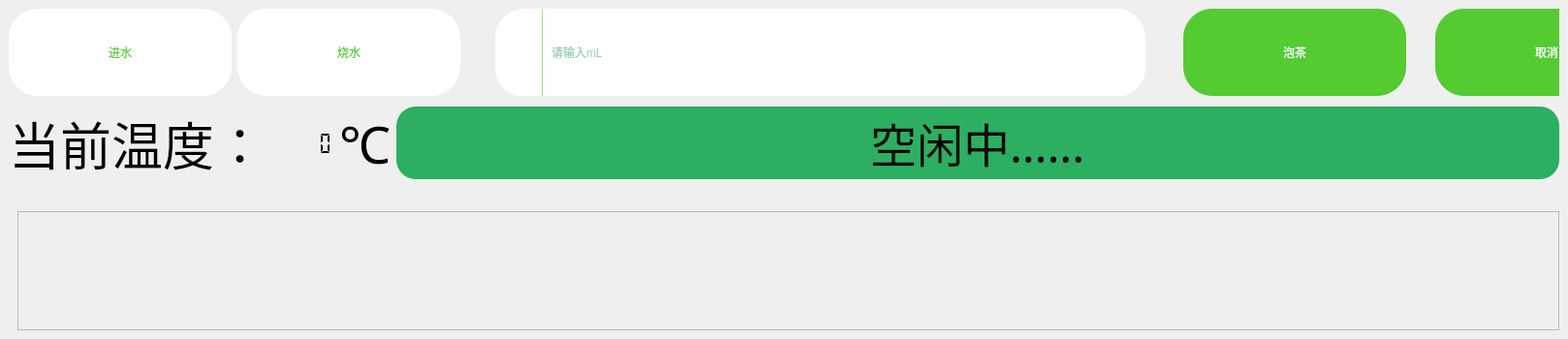
           <widget class="QWidget" name="sw_maketee_widget">
            <layout class="QVBoxLayout" name="verticalLayout_13_mk" stretch="1,10">
             <property name="spacing">
              <number>0</number>
             </property>
             <property name="leftMargin">
              <number>0</number>
             </property>
             <property name="topMargin">
              <number>0</number>
             </property>
             <property name="rightMargin">
              <number>0</number>
             </property>
             <property name="bottomMargin">
              <number>0</number>
             </property>
             <item>
              <widget class="QWidget" name="widget_50" native="true">
               <property name="sizePolicy">
                <sizepolicy hsizetype="Minimum" vsizetype="Minimum">
                 <horstretch>0</horstretch>
                 <verstretch>0</verstretch>
                </sizepolicy>
               </property>
               <property name="minimumSize">
                <size>
                 <width>0</width>
                 <height>200</height>
                </size>
               </property>
               <layout class="QGridLayout" name="gridLayout">
                <item row="0" column="2">
                 <widget class="QWidget" name="search_manager_input_widget" native="true">
                  <property name="minimumSize">
                   <size>
                    <width>0</width>
                    <height>90</height>
                   </size>
                  </property>
                  <property name="maximumSize">
                   <size>
                    <width>2000</width>
                    <height>90</height>
                   </size>
                  </property>
                  <property name="styleSheet">
                   <string notr="true"/>
                  </property>
                  <widget class="QPushButton" name="btn_maketee_out">
                   <property name="geometry">
                    <rect>
                     <x>740</x>
                     <y>0</y>
                     <width>230</width>
                     <height>90</height>
                    </rect>
                   </property>
                   <property name="minimumSize">
                    <size>
                     <width>200</width>
                     <height>90</height>
                    </size>
                   </property>
                   <property name="maximumSize">
                    <size>
                     <width>230</width>
                     <height>90</height>
                    </size>
                   </property>
                   <property name="styleSheet">
                    <string notr="true">QPushButton#btn_maketee_out{
	background-color:rgb(83, 203, 49);
	border-radius:30px;
	border-radius:30px;
	color:white;
}
QPushButton#btn_maketee_out:hover{
	background-color:rgb(44, 159, 97, 0.7);
	color:rgba(255,255,255,200);
	color:white;
	border-top-right-radius:30px;
	border-bottom-right-radius:30px;
}
QPushButton#btn_maketee_out:pressed{
	padding-left:5px;
	padding-top:5px;
	background-color:rgb(44, 159, 97, 0.5);
	color:white;
	border-top-right-radius:30px;
	border-bottom-right-radius:30px;
}</string>
                   </property>
                   <property name="text">
                    <string>泡茶</string>
                   </property>
                  </widget>
                  <widget class="QPushButton" name="btn_maketee_out_2">
                   <property name="geometry">
                    <rect>
                     <x>1000</x>
                     <y>0</y>
                     <width>230</width>
                     <height>90</height>
                    </rect>
                   </property>
                   <property name="minimumSize">
                    <size>
                     <width>200</width>
                     <height>90</height>
                    </size>
                   </property>
                   <property name="maximumSize">
                    <size>
                     <width>230</width>
                     <height>90</height>
                    </size>
                   </property>
                   <property name="styleSheet">
                    <string notr="true">QPushButton#btn_maketee_out_2{
	background-color:rgb(83, 203, 49);
	border-radius:30px;
	border-radius:30px;
	color:white;
}
QPushButton#btn_maketee_out_2:hover{
	background-color:rgb(44, 159, 97, 0.7);
	color:rgba(255,255,255,200);
	color:white;
	border-top-right-radius:30px;
	border-bottom-right-radius:30px;
}
QPushButton#btn_maketee_out_2:pressed{
	padding-left:5px;
	padding-top:5px;
	background-color:rgb(44, 159, 97, 0.5);
	color:white;
	border-top-right-radius:30px;
	border-bottom-right-radius:30px;
}</string>
                   </property>
                   <property name="text">
                    <string>取消</string>
                   </property>
                  </widget>
                  <widget class="QWidget" name="widget_132" native="true">
                   <property name="geometry">
                    <rect>
                     <x>30</x>
                     <y>0</y>
                     <width>671</width>
                     <height>91</height>
                    </rect>
                   </property>
                   <property name="styleSheet">
                    <string notr="true">QWidget#widget_132{
	background-color:white;
	border-radius:30px;
}</string>
                   </property>
                   <layout class="QHBoxLayout" name="horizontalLayout_43">
                    <item>
                     <widget class="QLabel" name="label_10">
                      <property name="minimumSize">
                       <size>
                        <width>42</width>
                        <height>42</height>
                       </size>
                      </property>
                      <property name="maximumSize">
                       <size>
                        <width>42</width>
                        <height>42</height>
                       </size>
                      </property>
                      <property name="styleSheet">
                       <string notr="true">border-image: url(:/icon/icon_manager_pen.png);</string>
                      </property>
                      <property name="text">
                       <string/>
                      </property>
                     </widget>
                    </item>
                    <item>
                     <widget class="QLabel" name="label_11">
                      <property name="minimumSize">
                       <size>
                        <width>1</width>
                        <height>0</height>
                       </size>
                      </property>
                      <property name="maximumSize">
                       <size>
                        <width>1</width>
                        <height>16777215</height>
                       </size>
                      </property>
                      <property name="styleSheet">
                       <string notr="true">background-color:rgb(156, 232, 135);</string>
                      </property>
                      <property name="text">
                       <string/>
                      </property>
                     </widget>
                    </item>
                    <item>
                     <widget class="QWidget" name="widget_99" native="true">
                      <layout class="QHBoxLayout" name="horizontalLayout_99">
                       <property name="spacing">
                        <number>0</number>
                       </property>
                       <property name="leftMargin">
                        <number>0</number>
                       </property>
                       <property name="topMargin">
                        <number>0</number>
                       </property>
                       <property name="rightMargin">
                        <number>0</number>
                       </property>
                       <property name="bottomMargin">
                        <number>0</number>
                       </property>
                       <item>
                        <widget class="QLineEdit" name="lineEdit_2">
                         <property name="minimumSize">
                          <size>
                           <width>0</width>
                           <height>80</height>
                          </size>
                         </property>
                         <property name="styleSheet">
                          <string notr="true">color:rgb(44, 159, 97);
background-color:transparent;
border: 1px solid transparent;
</string>
                         </property>
                         <property name="text">
                          <string/>
                         </property>
                         <property name="alignment">
                          <set>Qt::AlignLeading|Qt::AlignLeft|Qt::AlignVCenter</set>
                         </property>
                         <property name="placeholderText">
                          <string>请输入mL</string>
                         </property>
                        </widget>
                       </item>
                      </layout>
                     </widget>
                    </item>
                   </layout>
                  </widget>
                  <zorder>widget_132</zorder>
                  <zorder>btn_maketee_out</zorder>
                  <zorder>btn_maketee_out_2</zorder>
                 </widget>
                </item>
                <item row="0" column="0">
                 <widget class="QPushButton" name="btn_maketee_all">
                  <property name="minimumSize">
                   <size>
                    <width>230</width>
                    <height>90</height>
                   </size>
                  </property>
                  <property name="maximumSize">
                   <size>
                    <width>230</width>
                    <height>90</height>
                   </size>
                  </property>
                  <property name="styleSheet">
                   <string notr="true">QPushButton#btn_maketee_all{
	background-color:white;
	border-radius:30px;
	border-radius:30px;
	color:rgb(83, 203, 49);
}
QPushButton#btn_maketee_all:hover{
	background-color:rgb(44, 159, 97, 0.3);
	color:rgba(255,255,255,200);
	color:white;
	border-top-right-radius:30px;
	border-bottom-right-radius:30px;
}
QPushButton#btn_maketee_all:pressed{
	padding-left:5px;
	padding-top:5px;
	background-color:rgb(44, 159, 97, 0.5);
	color:white;
	border-top-right-radius:30px;
	border-bottom-right-radius:30px;
}</string>
                  </property>
                  <property name="text">
                   <string>进水</string>
                  </property>
                  <property name="icon">
                   <iconset resource="../drawable/drawable.qrc">
                    <normaloff>:/icon/icon_manager_all.png</normaloff>:/icon/icon_manager_all.png</iconset>
                  </property>
                  <property name="iconSize">
                   <size>
                    <width>42</width>
                    <height>42</height>
                   </size>
                  </property>
                 </widget>
                </item>
                <item row="1" column="0" colspan="3">
                 <layout class="QHBoxLayout" name="horizontalLayout_44">
                  <item>
                   <widget class="QLabel" name="label_3">
                    <property name="sizePolicy">
                     <sizepolicy hsizetype="Fixed" vsizetype="Preferred">
                      <horstretch>0</horstretch>
                      <verstretch>0</verstretch>
                     </sizepolicy>
                    </property>
                    <property name="minimumSize">
                     <size>
                      <width>240</width>
                      <height>0</height>
                     </size>
                    </property>
                    <property name="font">
                     <font>
                      <family>Agency FB</family>
                      <pointsize>40</pointsize>
                     </font>
                    </property>
                    <property name="styleSheet">
                     <string notr="true">fonts:&quot;fonts/AlibabaPuHuiTi-3/AlibabaPuHuiTi-3-65-Medium/AlibabaPuHuiTi-3-65-Medium.ttf&quot;</string>
                    </property>
                    <property name="text">
                     <string>当前温度：</string>
                    </property>
                    <property name="alignment">
                     <set>Qt::AlignRight|Qt::AlignTrailing|Qt::AlignVCenter</set>
                    </property>
                   </widget>
                  </item>
                  <item>
                   <widget class="QLCDNumber" name="lcdNumber">
                    <property name="font">
                     <font>
                      <family>Agency FB</family>
                      <pointsize>11</pointsize>
                     </font>
                    </property>
                    <property name="lineWidth">
                     <number>0</number>
                    </property>
                    <property name="segmentStyle">
                     <enum>QLCDNumber::Flat</enum>
                    </property>
                    <property name="value" stdset="0">
                     <double>0.000000000000000</double>
                    </property>
                   </widget>
                  </item>
                  <item>
                   <widget class="QLabel" name="label_5">
                    <property name="sizePolicy">
                     <sizepolicy hsizetype="Fixed" vsizetype="Expanding">
                      <horstretch>0</horstretch>
                      <verstretch>0</verstretch>
                     </sizepolicy>
                    </property>
                    <property name="font">
                     <font>
                      <family>Agency FB</family>
                      <pointsize>40</pointsize>
                     </font>
                    </property>
                    <property name="text">
                     <string>℃</string>
                    </property>
                   </widget>
                  </item>
                  <item>
                   <widget class="QProgressBar" name="progressBar">
                    <property name="sizePolicy">
                     <sizepolicy hsizetype="Fixed" vsizetype="Fixed">
                      <horstretch>0</horstretch>
                      <verstretch>0</verstretch>
                     </sizepolicy>
                    </property>
                    <property name="minimumSize">
                     <size>
                      <width>1200</width>
                      <height>40</height>
                     </size>
                    </property>
                    <property name="font">
                     <font>
                      <family>Agency FB</family>
                      <pointsize>36</pointsize>
                     </font>
                    </property>
                    <property name="styleSheet">
                     <string notr="true">QProgressBar {
    border: none;
    background: #EDEDED;
    min-height: 40px;          /* 想更圆就把高度再加大 */
    border-radius: 20px;       /* = 高度的一半 */
    text-align: center;
}
QProgressBar::chunk {
    background: #2CAF61;
    border-radius: 20px;       /* 与上面一致 */
    margin: 0px;               /* 避免两端变方 */
}
</string>
                    </property>
                    <property name="value">
                     <number>100</number>
                    </property>
                    <property name="format">
                     <string>空闲中......</string>
                    </property>
                   </widget>
                  </item>
                 </layout>
                </item>
                <item row="0" column="1">
                 <widget class="QPushButton" name="btn_maketee_one">
                  <property name="minimumSize">
                   <size>
                    <width>230</width>
                    <height>90</height>
                   </size>
                  </property>
                  <property name="maximumSize">
                   <size>
                    <width>230</width>
                    <height>90</height>
                   </size>
                  </property>
                  <property name="styleSheet">
                   <string notr="true">QPushButton#btn_maketee_one{
	background-color:white;
	border-radius:30px;
	border-radius:30px;
	color:rgb(83, 203, 49);
}
QPushButton#btn_maketee_one:hover{
	background-color:rgb(44, 159, 97, 0.3);
	color:rgba(255,255,255,200);
	color:white;
	border-top-right-radius:30px;
	border-bottom-right-radius:30px;
}
QPushButton#btn_maketee_one:pressed{
	padding-left:5px;
	padding-top:5px;
	background-color:rgb(44, 159, 97, 0.5);
	color:white;
	border-top-right-radius:30px;
	border-bottom-right-radius:30px;
}</string>
                  </property>
                  <property name="text">
                   <string>烧水</string>
                  </property>
                  <property name="icon">
                   <iconset resource="../drawable/drawable.qrc">
                    <normaloff>:/icon/icon_manager_one.png</normaloff>:/icon/icon_manager_one.png</iconset>
                  </property>
                  <property name="iconSize">
                   <size>
                    <width>42</width>
                    <height>42</height>
                   </size>
                  </property>
                 </widget>
                </item>
               </layout>
              </widget>
             </item>
             <item>
              <widget class="QWidget" name="widget_51" native="true">
               <property name="sizePolicy">
                <sizepolicy hsizetype="Expanding" vsizetype="Expanding">
                 <horstretch>0</horstretch>
                 <verstretch>0</verstretch>
                </sizepolicy>
               </property>
               <property name="minimumSize">
                <size>
                 <width>0</width>
                 <height>150</height>
                </size>
               </property>
               <layout class="QHBoxLayout" name="horizontalLayout_53">
                <property name="leftMargin">
                 <number>18</number>
                </property>
                <property name="topMargin">
                 <number>18</number>
                </property>
                <item>
                 <widget class="QScrollArea" name="scrollArea_8">
                  <property name="styleSheet">
                   <string notr="true">QProgressBar {
    border: none;
    background: #EDEDED;
    min-height: 60px;          /* 想更圆就把高度再加大 */
    border-radius: 20px;       /* = 高度的一半 */
    text-align: center;
}
QProgressBar::chunk {
    background: #2CAF61;
    border-radius: 20px;       /* 与上面一致 */
    margin: 0px;               /* 避免两端变方 */
}
</string>
                  </property>
                  <property name="frameShadow">
                   <enum>QFrame::Raised</enum>
                  </property>
                  <property name="lineWidth">
                   <number>0</number>
                  </property>
                  <property name="widgetResizable">
                   <bool>true</bool>
                  </property>
                  <widget class="QWidget" name="maketee_conduit_content">
                   <property name="geometry">
                    <rect>
                     <x>0</x>
                     <y>0</y>
                     <width>71</width>
                     <height>121</height>
                    </rect>
                   </property>
                   <property name="styleSheet">
                    <string notr="true">QWidget#manager_conduit_content{
	background-color:rgb(239, 239, 248);
}</string>
                   </property>
                  </widget>
                 </widget>
                </item>
               </layout>
              </widget>
             </item>
            </layout>
           </widget>
